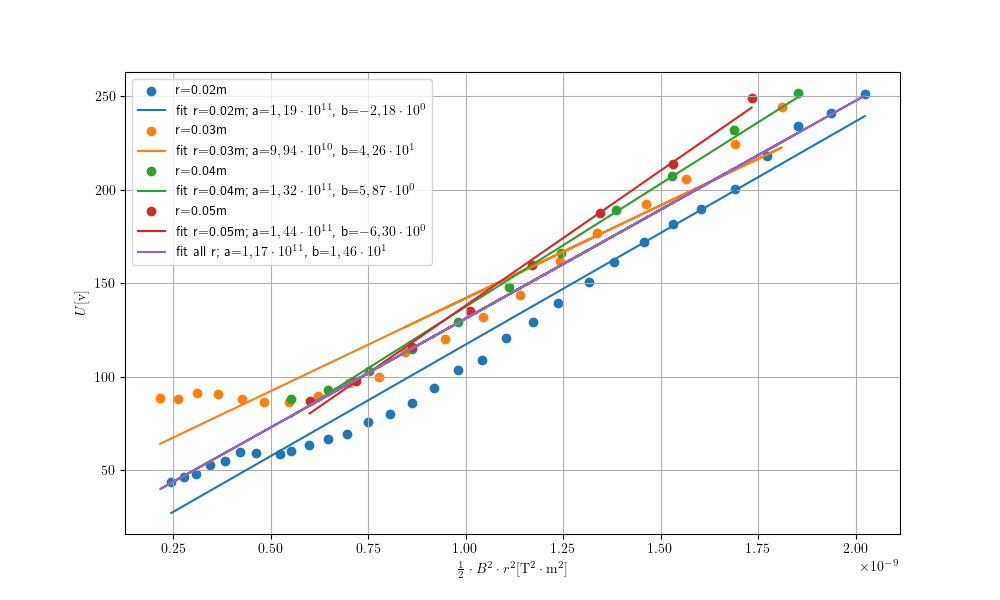

The script that saved this image:
import pandas as pd
import matplotlib.pyplot as plt
import numpy as np
import scipy.optimize as opt

# header=[U(v), 0.5*B^2*r^2]
r02=pd.read_csv('r02.csv',header=None,sep=',')
r03=pd.read_csv('r03.csv',header=None,sep=',')
r04=pd.read_csv('r04.csv',header=None,sep=',')
r05=pd.read_csv('r05.csv',header=None,sep=',')

#print latex tables (has issues (limited digits no scientific notation))
"""
#get latex tables
tables=[r02.to_latex(),r03.to_latex(),r04.to_latex(),r05.to_latex()]

for i,table in enumerate(tables):
	print(f"r0{i+2} table:")
	print(table)
	print("\n\n\n")
"""
r=[r02,r03,r04,r05]

def fitFunc(x,a):
	return a*x

def to_scientific_latex(number, precision=2):
    # Split the number into coefficient and exponent using scientific notation
    coeff, exp = "{:.{p}e}".format(number, p=precision).split("e")
    # Format it into a LaTeX string
    return rf"{coeff.replace('.', ',')} \cdot 10^{{{int(exp)}}}"

	
    


plt.rcParams.update({'text.usetex': True})
fig=plt.figure(figsize=(10,6))
ax=fig.add_subplot(111)


for i,r in enumerate(r):
	x=r[1]
	y=r[0]
	#polyfit
	fit=np.polyfit(x,y,1)
	ax.scatter(x,y,label=f'r={0.02+i*0.01:.2f}m')
	ax.plot(x,fit[0]*x+fit[1],label='fit r={}m; a=${}$, b=${}$'.format(0.02+i*0.01,to_scientific_latex(fit[0]),to_scientific_latex(fit[1])))

#fit for all r
x=np.concatenate((r02[1],r03[1],r04[1],r05[1]))
y=np.concatenate((r02[0],r03[0],r04[0],r05[0]))
fit,cov=np.polyfit(x,y,1,cov=True)
ax.plot(x,fit[0]*x+fit[1],label='fit all r; a=${}$, b=${}$'.format(to_scientific_latex(fit[0]),to_scientific_latex(fit[1])))


print("a={}\pm {}, b={}\pm {}".format(to_scientific_latex(fit[0],3),to_scientific_latex(np.sqrt(cov[0,0]),3),to_scientific_latex(fit[1],3),to_scientific_latex(np.sqrt(cov[1,1]),3)))


ax.grid()
plt.ylabel('$U\mathrm{[v]}$')
plt.xlabel(r'$\frac{1}{2}\cdot B^2\cdot r^2\mathrm{[T^2\cdot m^2]}$')
plt.legend()
plt.savefig('plot.png')
plt.show()
